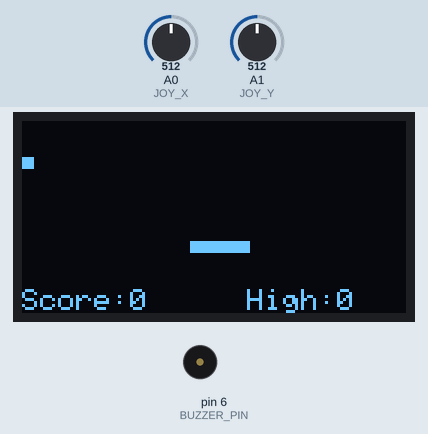
Simulated run of this sketch. Board: Arduino Uno, built with avr-gcc and run on an emulated ATmega328P. Shown: 128×64 one-colour display, buzzer (waves = sounding). The inputs (shaded band) are chosen by the test bench; at power-on: A1 (JOY_Y) = 512, A0 (JOY_X) = 512. Random numbers use the default seed unless the sketch sets one; EEPROM starts erased.

Above: at 1.5 s.
1.6 s: A1 (JOY_Y) set to 794
4.6 s: A1 (JOY_Y) set to 813
At 6.9 s:
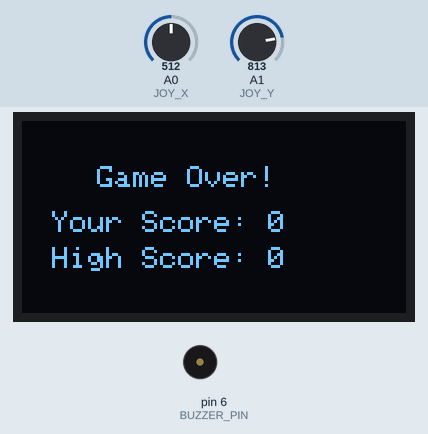
7.1 s: A0 (JOY_X) set to 810
At 8.12 s:
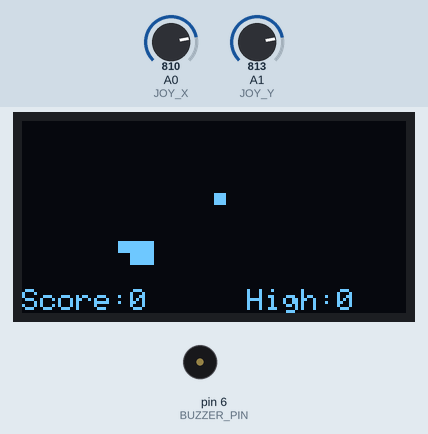
9.5 s: A0 (JOY_X) set to 215
At 9.96 s:
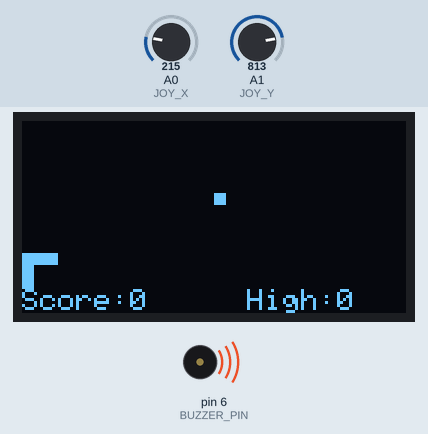
11.0 s: A0 (JOY_X) set to 192
At 11.88 s:
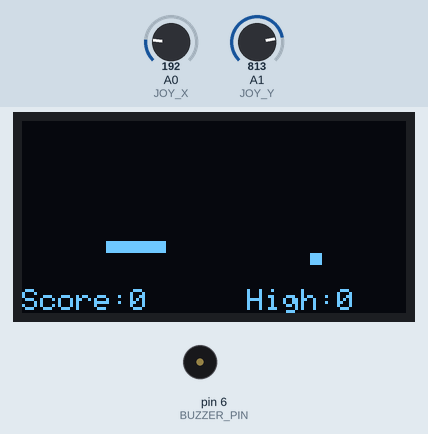
Timing chart, 0 to 14.0 s (numbered marks = the images above; inputs shaded):
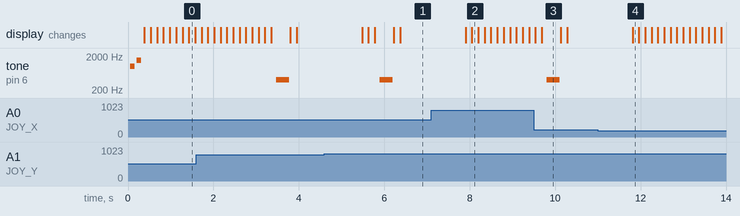

Measured:
- the behaviour switches between 800 and 801 on A1 (JOY_Y) (found by bisection; images 0 and 1)
- the behaviour switches between 200 and 199 on A0 (JOY_X) (found by bisection; images 3 and 4)
- after the input at 4.6 s, tone on pin 6 (BUZZER_PIN): silent → 400 Hz after 1.3 s, → silent 0.30 s later
- what the display in image 3 shows lasts 0.4 s, from 9.7 s to 10.1 s

The sketch:

sankegame.ino
```cpp
#include <Adafruit_GFX.h>
#include <Adafruit_SSD1306.h>
#include <EEPROM.h>

#define SCREEN_WIDTH 128
#define SCREEN_HEIGHT 64
#define OLED_RESET -1
Adafruit_SSD1306 display(SCREEN_WIDTH, SCREEN_HEIGHT, &Wire, OLED_RESET);

// Joystick pins
#define JOY_X A0
#define JOY_Y A1

// Buzzer pin
#define BUZZER_PIN 6

// Snake variables
#define MAX_LENGTH 100
int snakeX[MAX_LENGTH];
int snakeY[MAX_LENGTH];
int snakeLength = 5;
int dir = 0; // 0 = right, 1 = down, 2 = left, 3 = up

// Food position
int foodX, foodY;

bool gameOver = false;
int score = 0;
int highScore = 0;
bool newHighScore = false;

void setup() {
  display.begin(SSD1306_SWITCHCAPVCC, 0x3C);
  randomSeed(analogRead(A2));
  display.clearDisplay();
  display.display();

  pinMode(BUZZER_PIN, OUTPUT);
  playStartSound();

  highScore = EEPROM.read(0);
  if (highScore == 255) {
    highScore = 0;
    EEPROM.write(0, 0);
  }

  initGame();
}

void loop() {
  if (!gameOver) {
    readJoystick();
    moveSnake();
    checkCollision();
    drawGame();
    delay(120);
  } else {
    display.clearDisplay();
    display.setTextSize(1);
    display.setTextColor(SSD1306_WHITE);
    display.setCursor(25, 15);
    display.print("Game Over!");
    display.setCursor(10, 30);
    display.print("Your Score: ");
    display.print(score);
    display.setCursor(10, 42);
    display.print("High Score: ");
    display.print(highScore);
    display.display();
    delay(1500);

    if (newHighScore) {
      playHighScoreSound();
      display.clearDisplay();
      display.setCursor(10, 25);
      display.setTextSize(1);
      display.print("Woow! You made a");
      display.setCursor(10, 38);
      display.print("New High Score!");
      display.display();
      delay(1500);
    }

    initGame();
  }
}

void initGame() {
  snakeLength = 5;
  dir = 0;
  gameOver = false;
  score = 0;
  newHighScore = false;

  for (int i = 0; i < snakeLength; i++) {
    snakeX[i] = 10 - i;
    snakeY[i] = 10;
  }

  spawnFood();
}

void readJoystick() {
  int x = analogRead(JOY_X);
  int y = analogRead(JOY_Y);

  // Map directions:
  // 0 = right, 1 = down, 2 = left, 3 = up
  if (x > 800 && dir != 0) dir = 2;     // Left
  else if (x < 200 && dir != 2) dir = 0; // Right
  else if (y > 800 && dir != 3) dir = 1; // Down
  else if (y < 200 && dir != 1) dir = 3; // Up
}

void moveSnake() {
  for (int i = snakeLength - 1; i > 0; i--) {
    snakeX[i] = snakeX[i - 1];
    snakeY[i] = snakeY[i - 1];
  }

  switch (dir) {
    case 0: snakeX[0]++; break; // Right
    case 1: snakeY[0]++; break; // Down
    case 2: snakeX[0]--; break; // Left
    case 3: snakeY[0]--; break; // Up
  }
}

void checkCollision() {
  if (snakeX[0] < 0 || snakeX[0] >= SCREEN_WIDTH / 4 || snakeY[0] < 0 || snakeY[0] >= (SCREEN_HEIGHT - 8) / 4) {
    endGame();
    playGameOverSound();
    return;
  }

  for (int i = 1; i < snakeLength; i++) {
    if (snakeX[0] == snakeX[i] && snakeY[0] == snakeY[i]) {
      endGame();
      playGameOverSound();
      return;
    }
  }

  if (snakeX[0] == foodX && snakeY[0] == foodY) {
    if (snakeLength < MAX_LENGTH) snakeLength++;
    score++;
    spawnFood();
    playEatSound();
  }
}

void endGame() {
  if (score > highScore) {
    EEPROM.write(0, score);
    highScore = score;
    newHighScore = true;
  }
  gameOver = true;
}

void spawnFood() {
  bool valid;
  do {
    valid = true;
    foodX = random(0, SCREEN_WIDTH / 4);
    foodY = random(0, (SCREEN_HEIGHT - 8) / 4);

    for (int i = 0; i < snakeLength; i++) {
      if (snakeX[i] == foodX && snakeY[i] == foodY) {
        valid = false;
        break;
      }
    }
  } while (!valid);
}

void drawGame() {
  display.clearDisplay();

  // Draw food
  display.fillRect(foodX * 4, foodY * 4, 4, 4, SSD1306_WHITE);

  // Draw snake
  for (int i = 0; i < snakeLength; i++) {
    display.fillRect(snakeX[i] * 4, snakeY[i] * 4, 4, 4, SSD1306_WHITE);
  }

  // Draw score bar
  display.setTextSize(1);
  display.setTextColor(SSD1306_WHITE);
  display.setCursor(0, 56);
  display.print("Score:");
  display.print(score);

  display.setCursor(75, 56);
  display.print("High:");
  display.print(highScore);

  display.display();
}

// Sound functions
void playStartSound() {
  tone(BUZZER_PIN, 1000, 100);
  delay(150);
  tone(BUZZER_PIN, 1500, 100);
  delay(150);
  noTone(BUZZER_PIN);
}

void playEatSound() {
  tone(BUZZER_PIN, 1200, 80);
  delay(100);
  noTone(BUZZER_PIN);
}

void playGameOverSound() {
  tone(BUZZER_PIN, 400, 300);
  delay(300);
  noTone(BUZZER_PIN);
}

void playHighScoreSound() {
  tone(BUZZER_PIN, 1000, 150);
  delay(200);
  tone(BUZZER_PIN, 1400, 150);
  delay(200);
  tone(BUZZER_PIN, 1800, 150);
  delay(200);
  noTone(BUZZER_PIN);
}
```
